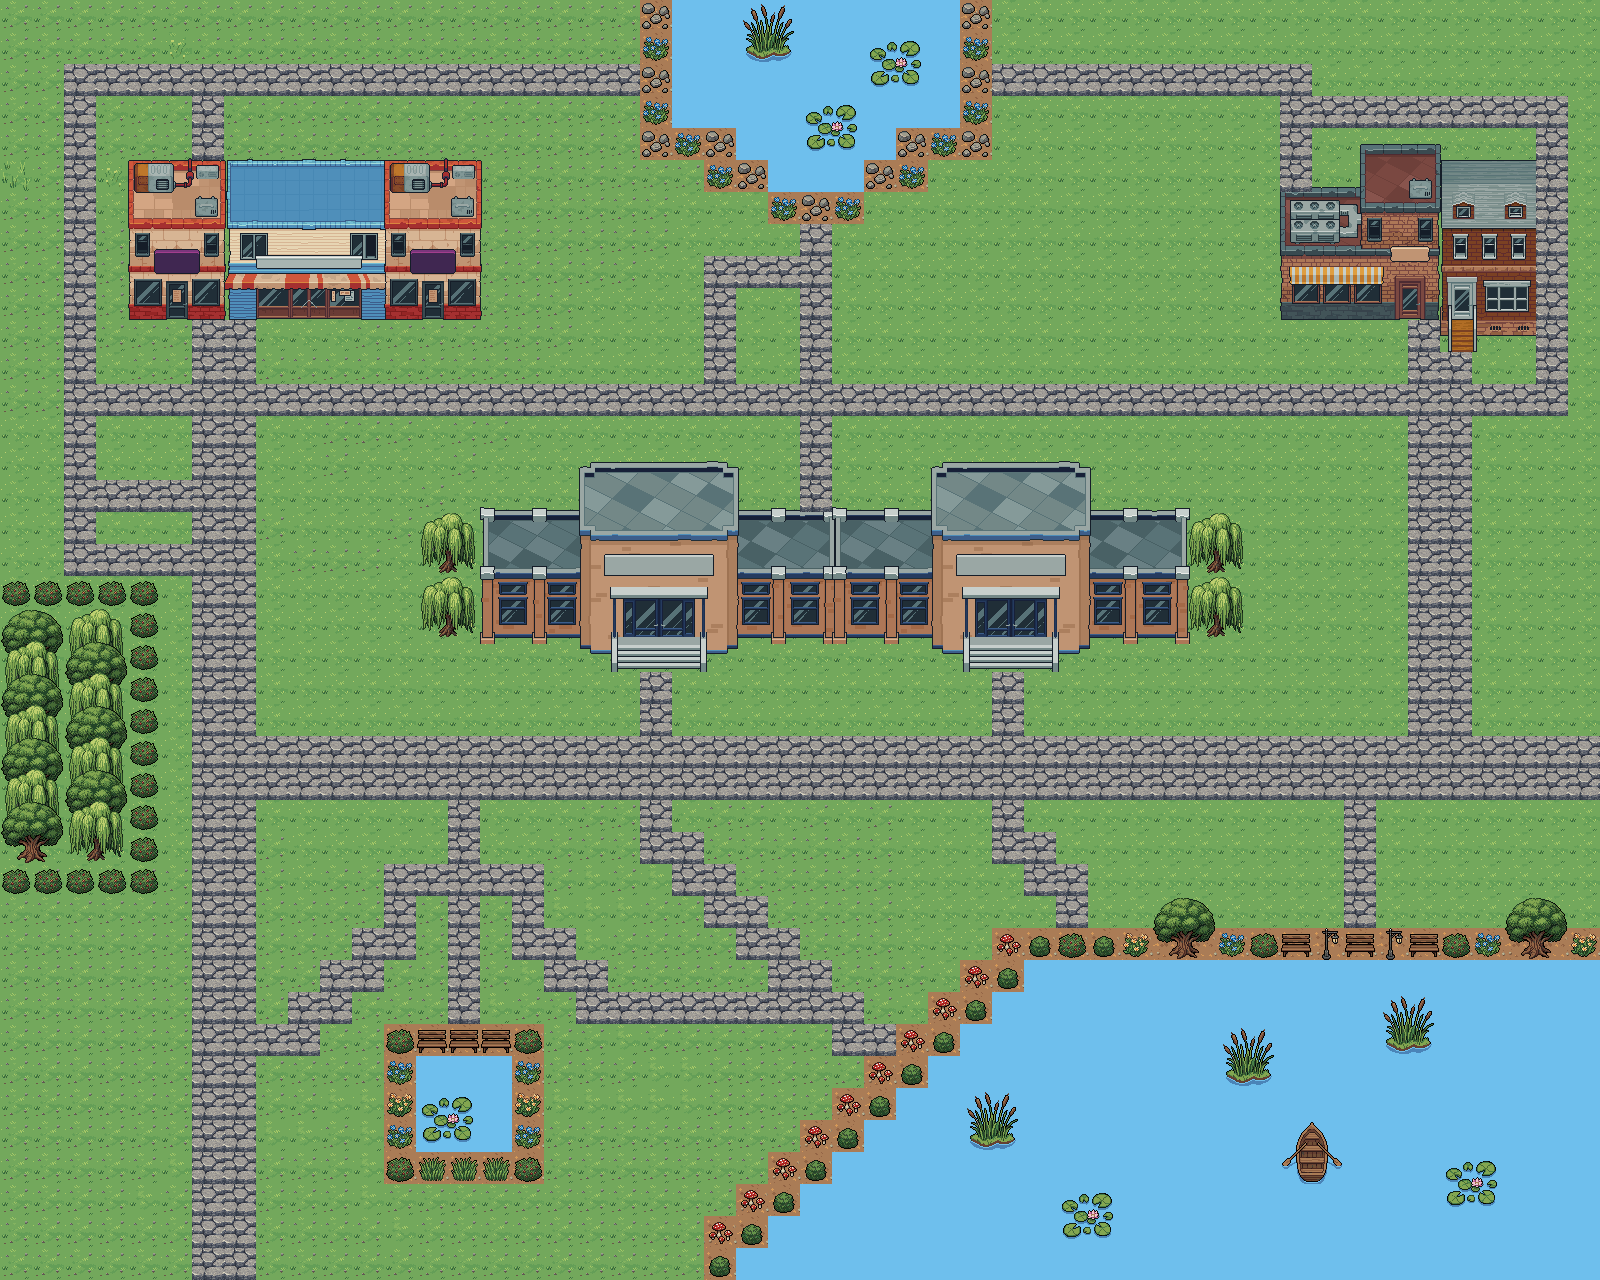

A level layout from a 2D game, rendered from its tile map. Below: a short description, then the map file with tile-grid data replaced by summaries:
An orthogonal 50x40 tile map with 32x32 px tiles, 5 tile layers (ForeGround, Building, Paths, Pond, ...), 3 tilesets and 24 objects (14x s, 8x Solid, solid, S).

<map version="1.10" tiledversion="1.12.2" orientation="orthogonal" renderorder="right-down" width="50" height="40" tilewidth="32" tileheight="32" infinite="0" nextlayerid="9" nextobjectid="91">
 <tileset firstgid="1" source="Cozy_World.tsx" />
 <tileset firstgid="56" source="stone1.tsx" />
 <tileset firstgid="57" source="Buildingsss.tsx" />
 <layer id="1" name="ForeGround" width="50" height="40">
  <data>[2000 cells, 2000 non-empty, 5 distinct tile ids]</data>
 </layer>
 <layer id="4" name="Building" width="50" height="40">
  <data>[2000 cells, 7 non-empty, 5 distinct tile ids]</data>
 </layer>
 <layer id="5" name="Paths" width="50" height="40">
  <data>[2000 cells, 356 non-empty, 1 distinct tile ids]</data>
 </layer>
 <objectgroup color="#fdfdfd" id="8" name="Collision" opacity="0">
  <object id="60" name="Solid" x="5.88235" y="585.294" width="155.882" height="308.824" />
  <object id="62" name="Solid" x="138.235" y="170.588" width="332.353" height="144.118" />
  <object id="63" name="Solid" x="394.118" y="1029.41" width="150" height="147.059" />
  <object id="64" name="Solid" x="491.176" y="517.647" width="688.235" height="114.706" />
  <object id="65" name="Solid" x="591.176" y="470.588" width="138.235" height="38.2353" />
  <object id="66" name="Solid" x="938.235" y="473.529" width="147.059" height="38.2353" />
  <object id="68" name="Solid" x="641.176" y="-2.94118" width="352.941" height="152.941" />
  <object id="69" name="Solid" x="711.765" y="155.882" width="214.706" height="32.3529" />
  <object id="70" name="solid" x="779.412" y="197.059" width="79.4118" height="20.5882" />
  <object id="73" name="S" x="708.824" y="1223.53" width="888.235" height="50" />
  <object id="74" name="s" x="741.176" y="1191.18" width="861.765" height="32.3529" />
  <object id="75" name="s" x="770.588" y="1158.82" width="829.412" height="29.4118" />
  <object id="76" name="s" x="797.059" y="1126.47" width="800" height="20.5882" />
  <object id="77" name="s" x="832.353" y="1091.18" width="767.647" height="29.4118" />
  <object id="78" name="s" x="870.588" y="1055.88" width="726.471" height="32.3529" />
  <object id="79" name="s" x="902.941" y="1026.47" width="694.118" height="23.5294" />
  <object id="80" name="s" x="935.294" y="991.176" width="670.588" height="50" />
  <object id="81" name="s" x="967.647" y="967.647" width="641.176" height="20.5882" />
  <object id="82" name="s" x="997.059" y="935.294" width="602.941" height="26.4706" />
  <object id="83" name="s" x="1276.47" y="191.176" width="264.706" height="129.412" />
  <object id="84" name="s" x="1370.59" y="150" width="158.824" height="41.1765" />
  <object id="85" name="s" x="1458.82" y="326.471" width="17.6471" height="32.3529" />
  <object id="86" name="s" x="423.529" y="517.647" width="50" height="123.529" />
  <object id="89" name="s" x="1185.29" y="511.765" width="55.8824" height="129.412" />
 </objectgroup>
 <layer id="6" name="Pond" width="50" height="40">
  <data>[2000 cells, 332 non-empty, 3 distinct tile ids]</data>
 </layer>
 <layer id="7" name="Props" width="50" height="40">
  <data>[2000 cells, 142 non-empty, 15 distinct tile ids]</data>
 </layer>
</map>
